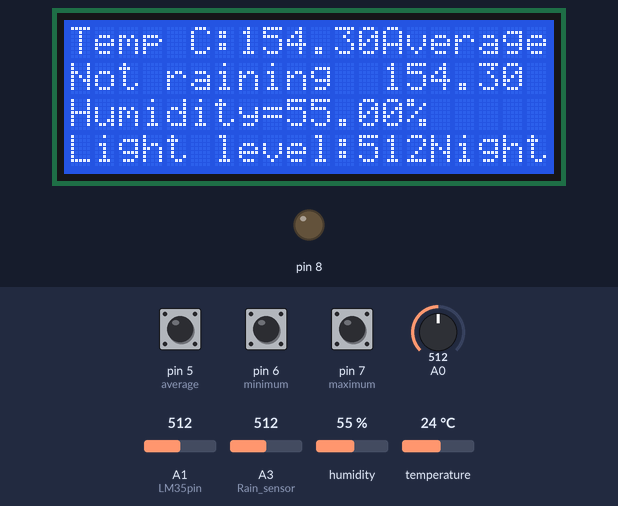
Bench run of a sketch on a simulated Arduino Uno, built with avr-gcc and run on an emulated ATmega328P. Parts: 20×4 character LCD, output pins drawn as LEDs (lit = HIGH). Inputs (shaded band) come from the test bench; at power-on: A3 (Rain_sensor) = 512, A0 = 512, pin 5 (average) HIGH, pin 6 (minimum) HIGH, pin 7 (maximum) HIGH, A1 (LM35pin) = 512, humidity 55 %, temperature 24 °C.

Above: at 1.2 s.
1.3 s: A3 (Rain_sensor) set to 589
4.9 s: A3 (Rain_sensor) set to 614
At 6.3 s:
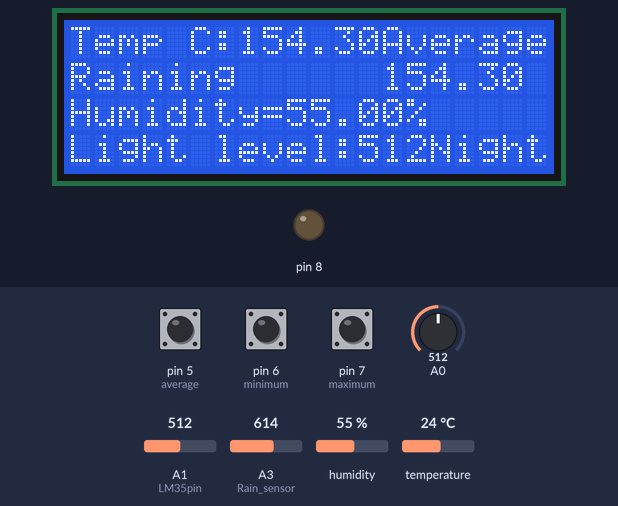
8.5 s: A0 set to 587
At 9.3 s:
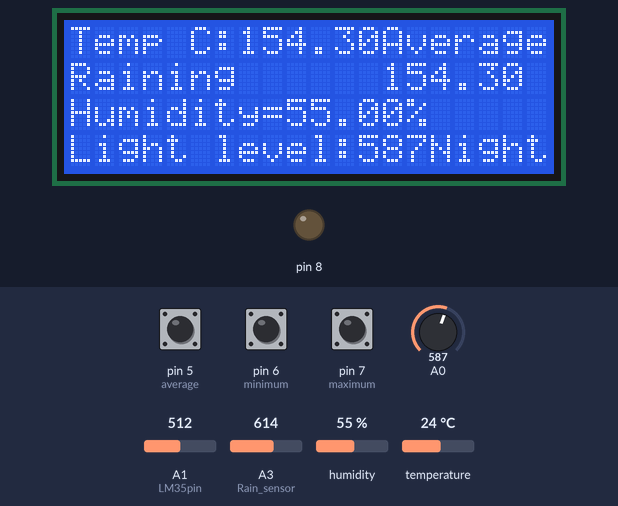
10.3 s: A0 set to 611
At 11.6 s:
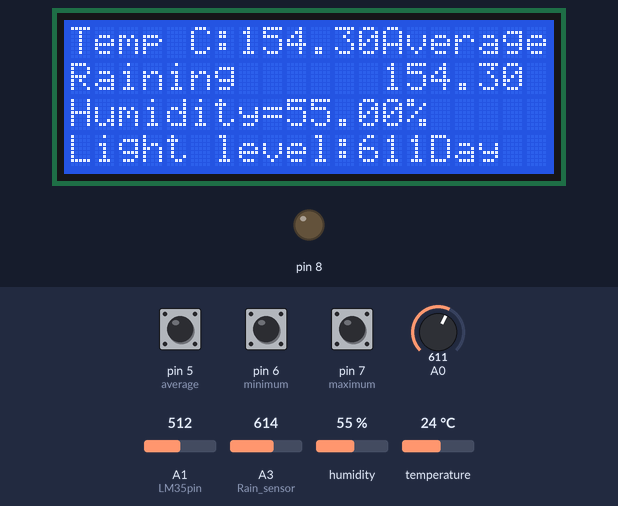
13.9 s: pin 5 (average) pulled LOW for 0.9 s
At 15.3 s:
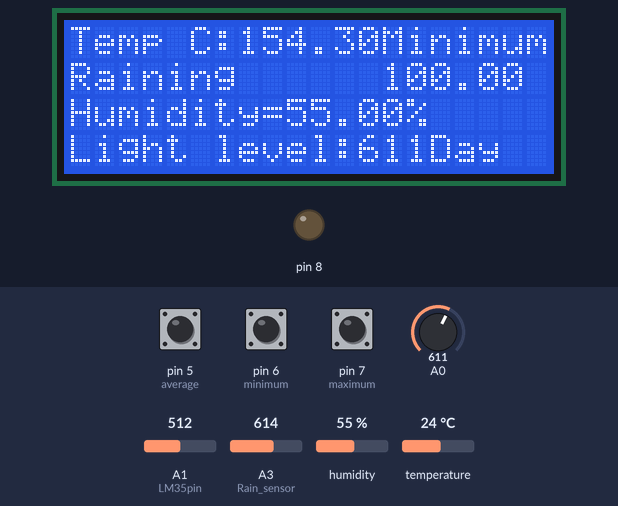
16.3 s: A3 (Rain_sensor) set to 590
At 16.8 s:
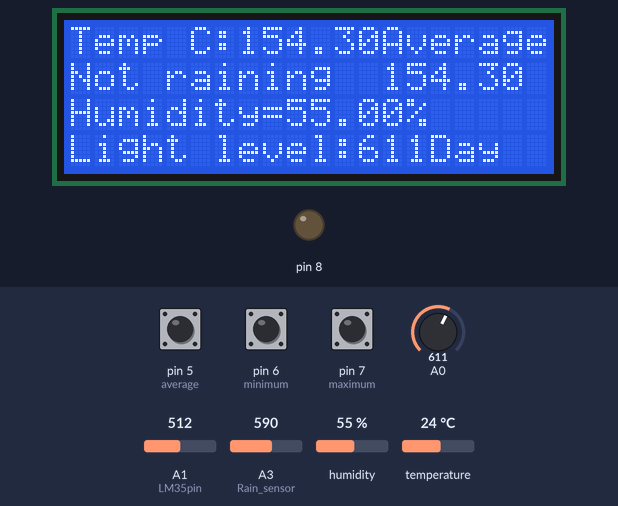
Timing chart, 0 to 19.3 s (numbered marks = the images above; inputs shaded):
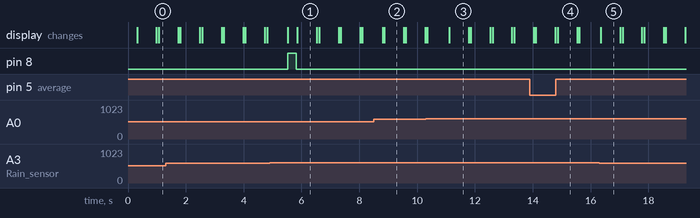

Measured:
- the behaviour switches between 599 and 600 on A3 (Rain_sensor) (found by bisection; images 0 and 1)
- the behaviour switches between 599 and 600 on A0 (found by bisection; images 2 and 3)
- after the input at 4.9 s, pin 8: LOW → HIGH after 0.62 s, → LOW 0.30 s later; the display: first changes after 0.62 s (image 1 shows a later state)
- after the input at 8.5 s, the display: first changes after 0.30 s (image 2 shows a later state)
- after the input at 13.9 s, the display: first differs from a run without the input after 0.88 s (image 4 shows a later state)
- after the input at 16.3 s, the display: changes after 0.06 s (image 5)
- what the display in image 1 shows lasts 0.6 s, from 5.9 s to 6.5 s

The sketch:

working_code.ino
```cpp
#include <dht.h>
#include <LCD.h>
#include <LiquidCrystal_I2C.h>
#define lightSensor A0
#define LM35pin A1
#define Buzzer P8
#define Rain_sensor A3
#define dht_apin A2

int average =  PD5;
int minimum =PD6;
int maximum =PD7;
unsigned long i=0;
float s=0,avg=0,v[100]={0},minimumval=100,maximumval=-100;
int k=0;
int j;

dht DHT;
int x=1;
LiquidCrystal_I2C lcd(0x27,2,1,0,4,5,6,7);

void setup() {
  // put your setup code here, to run once:
   lcd.begin(20,4);
   lcd.setBacklightPin(3,POSITIVE);
   lcd.setBacklight(HIGH);
   pinMode(8,OUTPUT);
   pinMode(Rain_sensor,INPUT);
   pinMode(average,INPUT_PULLUP);
   pinMode(minimum,INPUT_PULLUP);
   pinMode(maximum,INPUT_PULLUP);
}

void loop() {
  // put your main code here, to run repeatedly:
          // Temp


              int averagestat = digitalRead(average);
              int minimumstat = digitalRead(minimum);
              int maximumstat = digitalRead(maximum);

              float tempC=((analogRead(A1)*(5.0/1024))-0.957)/0.01;

              lcd.setCursor(0,0);
              lcd.print("Temp C:");
              lcd.setCursor(7,0);
              lcd.print(tempC);
               delay(150);
              if(j<=100){
                v[j]= tempC;
                if(v[j]){
                  s+=v[j];
                  k++;
                }
                if(v[j]<minimumval) minimumval=v[j];
                if(v[j]>maximumval) maximumval=v[j];
                j++;
              }
              avg= float(s/k);
              if(averagestat==HIGH){
                lcd.setCursor(13,0);
                lcd.print("Average:");
                lcd.setCursor(13,1);
                lcd.print(avg);
              }


               else if(minimumstat==HIGH){
                lcd.setCursor(13,0);
                lcd.print("Minimum:");
                lcd.setCursor(13,1);
                lcd.print(minimumval);
    }


              else if(maximumstat==HIGH){
                lcd.setCursor(13,0);
                lcd.print("Maximum:");
                lcd.setCursor(13,1);
                lcd.print(maximumval);

              }

   else {

                lcd.setCursor(13,0);
                lcd.print("       ");
                lcd.setCursor(13,1);
                lcd.print("     ");

   }
            /* if(minimumstat==HIGH){
                lcd.setCursor(13,0);
                lcd.print("Minimum:");
                lcd.setCursor(13,1);
                lcd.print(minimumval);

              }
   else {

                lcd.setCursor(13,0);
                lcd.print("       ");
                lcd.setCursor(13,1);
                lcd.print("     ");

    }
            if(maximumstat==HIGH){
                lcd.setCursor(13,0);
                lcd.print("Maximum:");
                lcd.setCursor(13,1);
                lcd.print(maximumval);

              }
   else {

                lcd.setCursor(13,0);
                lcd.print("       ");
                lcd.setCursor(13,1);
                lcd.print("     ");

    }
        */   // Light
                        int lightlevel = analogRead(A0);
                        lcd.setCursor(0,3);
                        lcd.print("Light level:");
                        lcd.setCursor(12,3);
                        lcd.print(lightlevel);
          //Rain


            int Rain_level=analogRead(A3);


           if (Rain_level<600){

                        lcd.setCursor(0,1);
                        lcd.print("Not raining");
                        //lcd.setCursor(12,1);
                        //lcd.print(Rain_level);
                        x=1;

           }
           else{
                          lcd.setCursor(0,1);
                          lcd.print("Raining    ");
                          if(x==1){
                            for(int i=0;i<=1;i++)
                            {
                                digitalWrite(8,HIGH);
                                delay(150);
                                digitalWrite(8,LOW);


                            }
                           x=2;
                          }else ;
           }

                   if(lightlevel<600){
                          lcd.setCursor(15,3);
                          lcd.print("Night");
                          }
                   else{

                          lcd.setCursor(15,3);
                          lcd.print("Day  ");

                       }


                  lcd.setCursor(0,2);
                  DHT.read11(dht_apin);
                  lcd.print("Humidity=");
                  lcd.print(DHT.humidity);
                  lcd.print("%");
                  delay(500);


}
```
